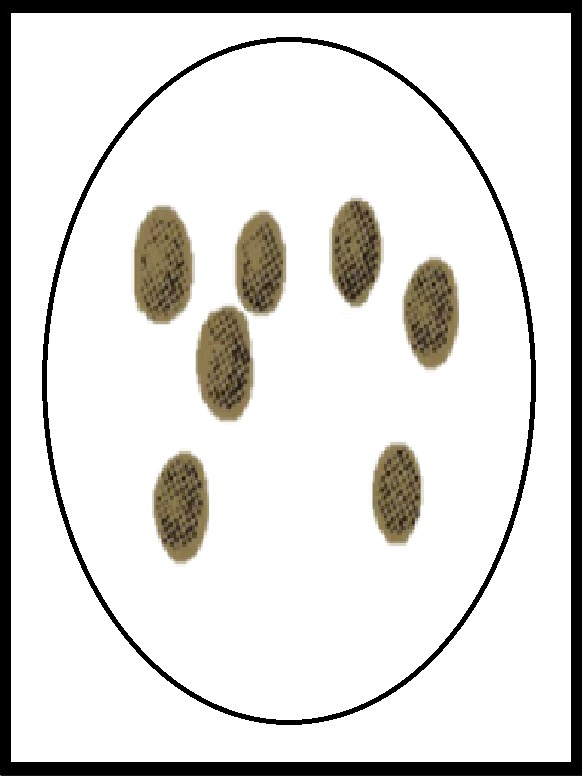
#> input picture 1.jpg, 582 x 776 px
$ python -i utils.py   (imports and definitions only)
#> lines starting #> are read from the running program, lines starting #| are printed output that depends on the picture; after the words box and inside, x2 and y2 are one past the last pixel; in counts of white or black regions, pixels touching at a corner belong together
#> further down, picture is the input picture: shape (776, 582, 3); mean B, G, R 218.1, 220.5, 221.6
import time
import cv2
import numpy as np
import os

#Frame width & Height
w = int(320/2)
h = int(240/2)

match = -1
font = cv2.FONT_HERSHEY_SIMPLEX

#Reference Images Display name & Original Name for the Bristol stool chart

ReferenceImages = ["1.jpg","3.jpg","4.jpg", "5.jpg", "7.jpg"]
ReferenceTitles = ["1", "3", "4", "5", "7"]

#define class for References Images
class Symbol:
    def __init__(self):
        self.img = 0
        self.name = 0

#define class instances (5 objects for 5 different types)
symbol= [Symbol() for i in range(6)]


# [71 lines left out: functions readRefImages, order_points, four_point_transform, auto_canny, not called in this run]


def resize_and_threshold_warped(image):
    # Resize the corrected image to proper size & convert it to grayscale
    # warped_new =  cv2.resize(image,(w/2, h/2))
    warped_new_gray = cv2.cvtColor(image, cv2.COLOR_BGR2GRAY)
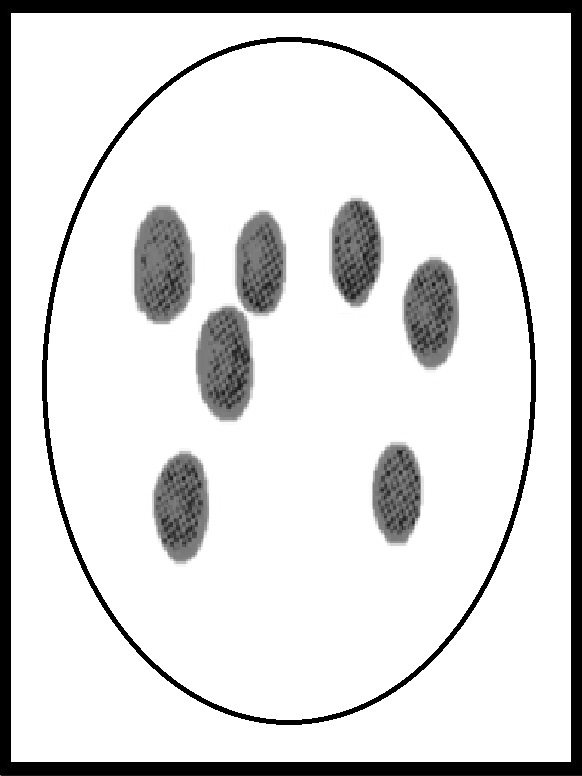
#> warped_new_gray: shape (776, 582); min 0, max 255, mean 220.5

    # Smoothing Out Image
    blur = cv2.GaussianBlur(warped_new_gray, (5, 5), 0)
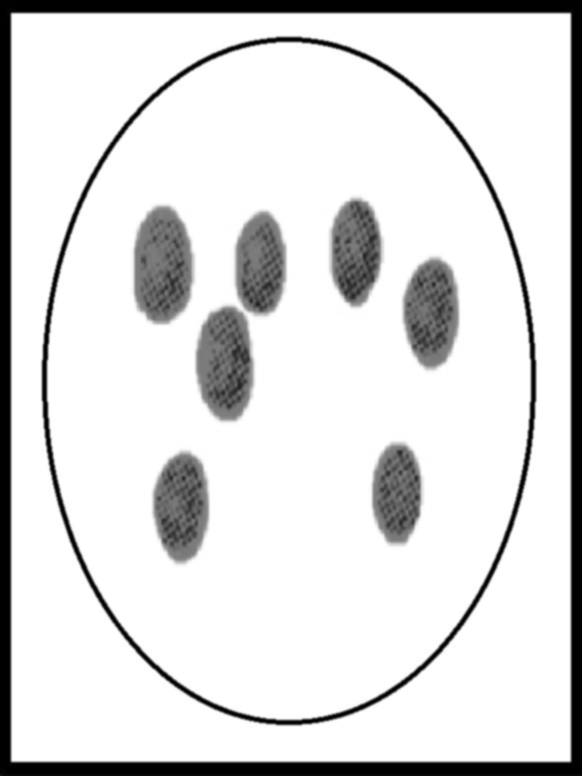
#> blur: shape (776, 582); min 0, max 255, mean 220.5

    # Calculate the maximum pixel and minimum pixel value & compute threshold
    min_val, max_val, min_loc, max_loc = cv2.minMaxLoc(blur)
#> min_val = 0; max_val = 255; min_loc = (0, 0); max_loc = (16, 15)
    threshold = (min_val + max_val) / 2
#> threshold = 127.5

    # Threshold the image
    ret, warped_processed = cv2.threshold(warped_new_gray, threshold, 255, cv2.THRESH_BINARY)
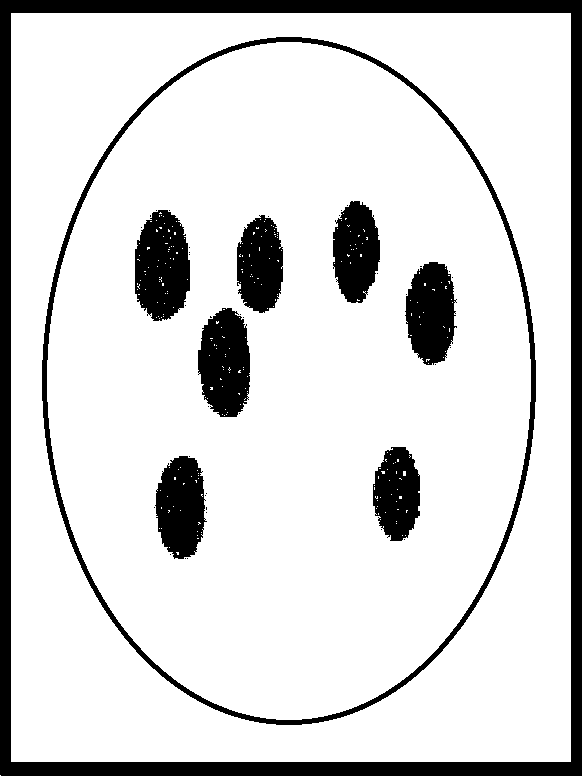
#> warped_processed: shape (776, 582); 84.7% white; 44 black regions (35 under 20 px), largest, box (x1, y1, x2, y2) and area: (0, 0, 582, 776) 32191, (42, 37, 536, 725) 9254, (135, 210, 190, 321) 4739
#> ret = 127

    # return the thresholded image
    return warped_processed


# [51 lines left out: function checkImage, not called in this run]

>>> import cv2
>>> picture = cv2.imread('1.jpg')
>>> result = resize_and_threshold_warped(picture)

$ run again, on chart.JPG
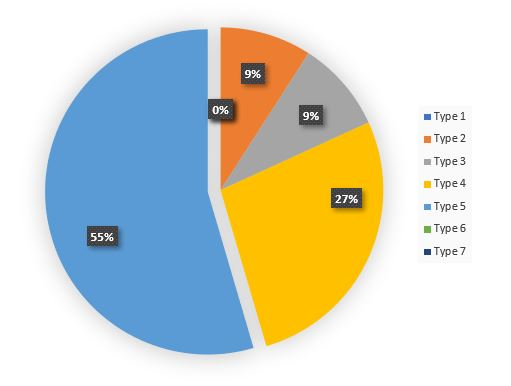
#> input picture chart.JPG, 511 x 386 px
#> picture is the input picture: shape (386, 511, 3); mean B, G, R 201.2, 212, 208.1
#> in resize_and_threshold_warped, `warped_new_gray = cv2.cvtColor(image, cv2.COLOR_BGR2GRAY)`:
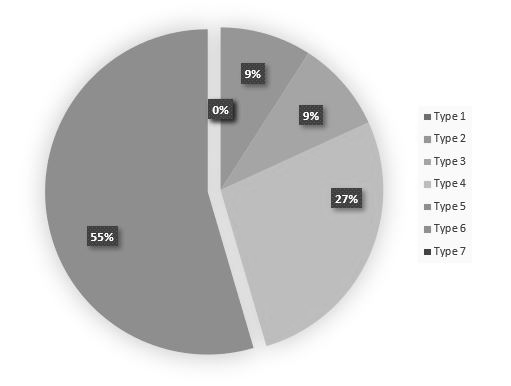
#> warped_new_gray: shape (386, 511); min 35, max 255, mean 209.6
#> min_val = 54; max_val = 255; min_loc = (233, 111); max_loc = (0, 0)
#> threshold = 154.5
#> in resize_and_threshold_warped, `ret, warped_processed = cv2.threshold(warped_new_gray, threshold, 255,..`:
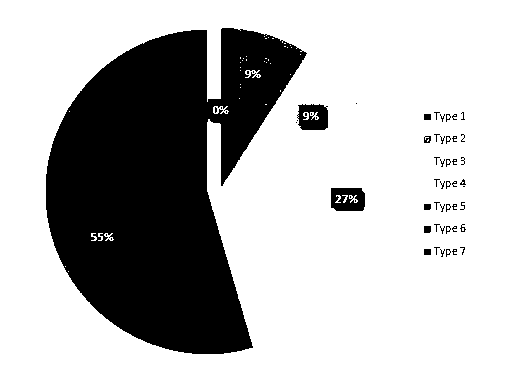
#> warped_processed: shape (386, 511); 72.5% white; 60 black regions (51 under 20 px), largest, box (x1, y1, x2, y2) and area: (46, 28, 307, 354) 52212, (331, 188, 365, 211) 664, (297, 104, 328, 130) 635
#> ret = 154

$ run again, on s1.jpg
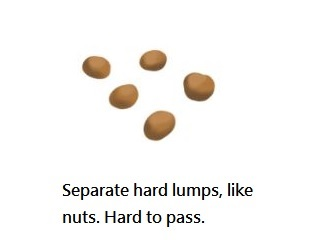
#> input picture s1.jpg, 320 x 240 px
#> picture is the input picture: shape (240, 320, 3); mean B, G, R 243.2, 245.2, 246.9
#> in resize_and_threshold_warped, `blur = cv2.GaussianBlur(warped_new_gray, (5, 5), 0)`:
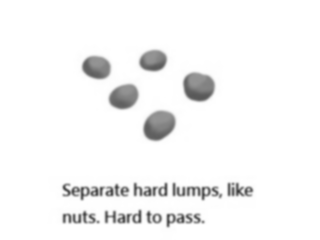
#> blur: shape (240, 320); min 58, max 255, mean 245.5
#> min_val = 58; max_val = 255; min_loc = (238, 191); max_loc = (0, 0)
#> threshold = 156.5
#> in resize_and_threshold_warped, `ret, warped_processed = cv2.threshold(warped_new_gray, threshold, 255,..`:
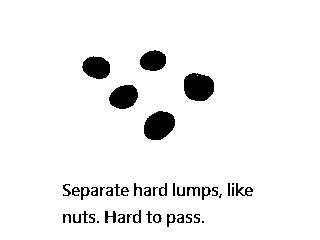
#> warped_processed: shape (240, 320); 94.5% white; 43 black regions (5 under 20 px), largest, box (x1, y1, x2, y2) and area: (144, 111, 175, 140) 690, (184, 73, 214, 101) 688, (109, 85, 138, 109) 533
#> ret = 156

$ run again, on s3.jpg
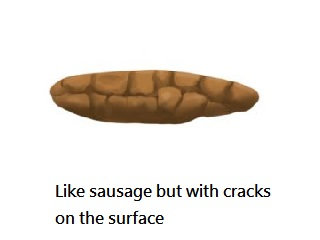
#> input picture s3.jpg, 320 x 240 px
#> picture is the input picture: shape (240, 320, 3); mean B, G, R 226.9, 231.9, 236.5
#> in resize_and_threshold_warped, `blur = cv2.GaussianBlur(warped_new_gray, (5, 5), 0)`:
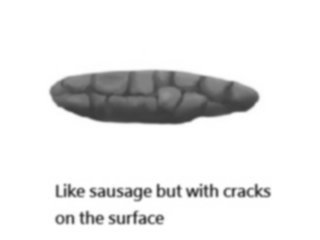
#> blur: shape (240, 320); min 58, max 255, mean 232.7
#> min_val = 58; max_val = 255; min_loc = (93, 116); max_loc = (0, 0)
#> threshold = 156.5
#> in resize_and_threshold_warped, `ret, warped_processed = cv2.threshold(warped_new_gray, threshold, 255,..`:
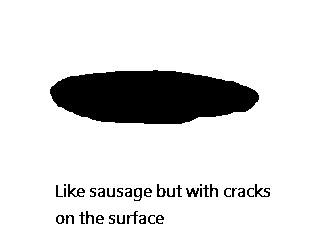
#> warped_processed: shape (240, 320); 87% white; 36 black regions (4 under 20 px), largest, box (x1, y1, x2, y2) and area: (50, 70, 259, 124) 8681, (68, 184, 85, 197) 88, (255, 184, 270, 197) 80
#> ret = 156
